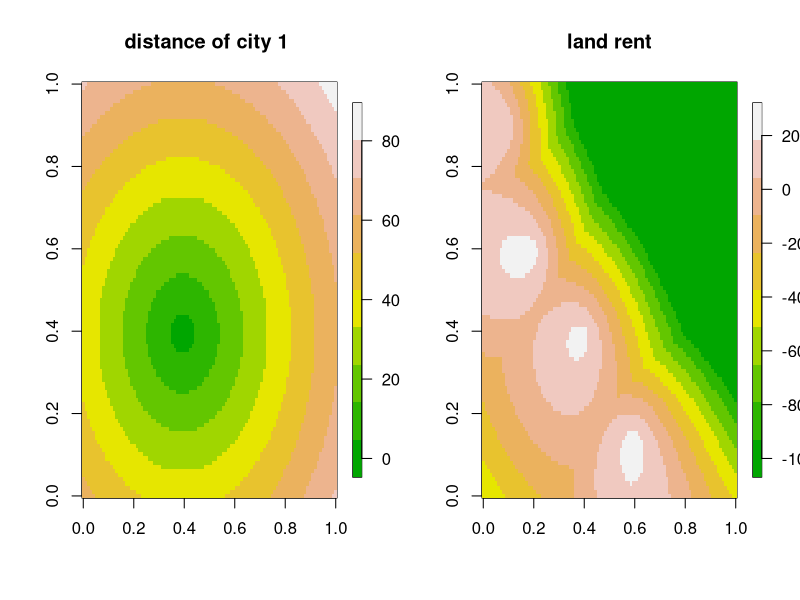
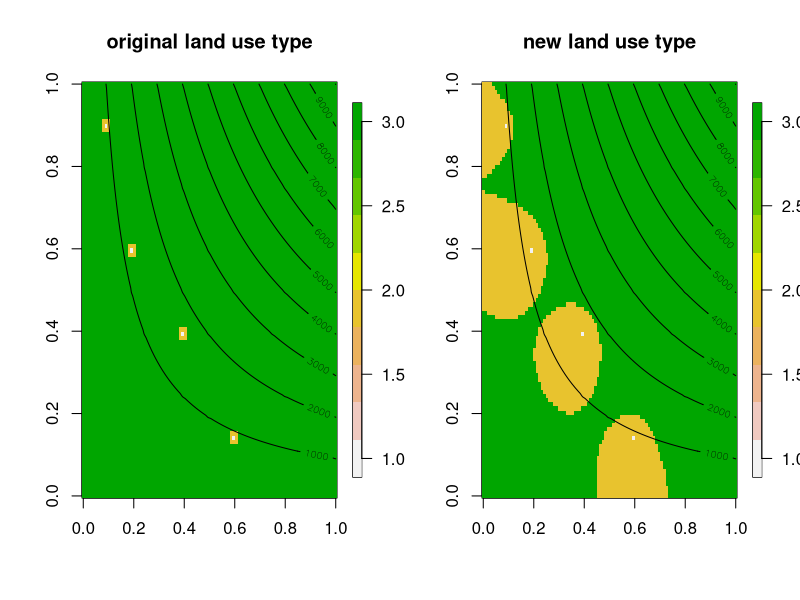

R code for these plots, in order:
###################################################################################################
# This function make use of the land-use change theory developed by Johan Heinrich von Thunnen (1826)  
# to calculate the spatial distribution of land use change between forest and agricultural land
#
# >>model parameters<< 
# nx, ny: dimension x, y of the study domain 
# y: yield, p:price
# l: labors, w: wages 
# k: capital, q: cost of capital
# v: cost of transport 
# geo_city: geolocation of the assigned cites 
# 
# Version: 1.0
# Date: 2022-02-25
# Author: Yi-Ying Chen 
# Contact email: yiyingchen@gate.sinica.edu.tw 
####################################################################################################
fun_lulcc_toy <- function(ld_plot=TRUE, c_value=200, y=100,p=10, l=30,w=10, k=3,q=80, v=20,f_top=0.01,
                          nx=50,ny=50, geo_city=data.frame(x=c(10,35,40), y=c(10,35,10) ) )
  # start the function
{
  #load libraries
  #library(raster)
  ld_go <- FALSE
  if (ld_go) {
    #model parameters 
    #array dimension of study area 
    nx=10;ny=10
    #y:yield 100 kg/km2; p:price 10 US/kg
    y=100; p=10
    #l:labors 50 person/km2; w:wages 5 US/person 
    l=50; w=5
    #k:capital 5 person/km2; q:cost of capital 25US/person
    k=5; q=25
    #v: cost of transport US per km 
    v=20 
    #critial value 
    c_value=250.0 
    #geolocation of villages 
    geo_city <- data.frame(x=c(1,8),y=c(5,1))
  }
  #get numbers of cites
  n_city <- nrow(geo_city) 
  
  # create the topology by using x-index * y-index 
  # which will resulted in the slope along NE-SW  and mountain top in the N-E corner
  topo <- array(NA, dim=c(nx,ny))
  id = 0
  for (j in 1:ny) {
    for (i in 1:nx) {
      id <- id + 1
      topo[i,j] <- i*j
    }
  }
  # Assign land-use type to a 2D array lu_arr
  # 3:forest; 2:agriculture; 1:built-up 
  lu_arr <- array(3, dim=c(nx,ny)) 
  
  # city-loop; y-loop; x-loop
  for (k in 1:n_city) {
    # assign the land-type to city(type:1) 
    lu_arr[c(geo_city$x[k]), c(geo_city$y[k])] <- 1 
    
    # find the surrounding pixels and assign land-type: agriculture(type:2)
    for (j in 1:ny) {
      for (i in 1:nx) {
        # find the surrounding pixels and assign it to agricultural land
        del_xy <- sqrt(abs(i- geo_city$x[k])**2. + abs(j- geo_city$y[k])**2.)  
        if ((del_xy >= 1.0) & (del_xy <= sqrt(2)) )  lu_arr[i,j] <- 2   
      }#i-loop
    }#j-loop
  }#k-loop
  
  # copy original lu_type to tmp_arr 
  tmp_arr <- lu_arr
  
  # function for calculating the distance between two points/coordinates
  fun_dis <- function (xy_ref=c(5,5),  xy_col=c(7,8) ) {
    dis <- NA
    #calculate the erurian distance 
    dis <- sqrt((as.numeric(xy_col[1])-as.numeric(xy_ref[1]))**2. 
                + (as.numeric(xy_col[2])-as.numeric(xy_ref[2]))**2.) 
    #return the value of the distance 
    return(dis)
  }#end fun_dis
  
  # from city-1 to city-n
  dis_n <- array(NA, dim=c(nx,ny,n_city))
  # define geo_lcation of city center 
  for (k in 1:n_city) {
    # assign geo-information of city center to xy_ref 
    xy_ref <- c(geo_city$x[k] , geo_city$y[k]) 
    id = 0
    for (j in 1:ny) {
      for (i in 1:nx) {
        id <- id +1
        dis_n[i,j,k] <- fun_dis(xy_ref=xy_ref, xy_col=c(i,j) )
      }#end of j
    }#end of i
  }#end of k
  
  #rental calculation, r: profit/rental of the land refer to n-cites
  rent_n <- array(NA,dim=c(nx,ny,n_city)) 
  #
  for (k in 1: n_city) {
    id = 0
    for (j in 1:ny) {
      for (i in 1:nx) {
        id <- id +1
        # the most important equation for calculating the land profit/rental 
        rent_n[i,j,k] <- (p*y) - (l*w) - (k*q) - v* ( topo[i,j]*f_top + dis_n[i,j,k] )  
        #rent_2[i,j] <- (p*y) - (l*w) - (k*q) - v* dis2_topo[i,j] 
      } #end of ny
    } #end of nx
  } #end of n_city
  
  # create an array for assessing the final land rent using maximum rental value by comparing the rental from different cites
  rent_final <- array(NA, dim=c(nx,ny))
  for (j in 1:ny) {
    for (i in 1:nx) {
      # inital tmp as a negtive value  
      tmp <- -999.99 
      for (k in 1:n_city) {
        # rent comparison 
        if ( rent_n[i,j,k] >= tmp ) tmp <- rent_n[i,j,k] 
      }
      # assign the maximum rent to final rent 
      rent_final[i,j] <- tmp  
    }#end of j
  }#end of i
  
  #converting the lu_type based on the final rental values/array
  #copy the land-use information from the original land-use array "tmp_arr"  
  new_lu_arr <- tmp_arr
  #
  for (j in 1:ny) {
    for (i in 1:nx)  {
      # if the final profit/rental is larger than c_value for all  forest locations, 
      # the pixel thus covered/assigned to the arigulture(type:2)
      if ( (rent_final[i,j] >= c_value) & (tmp_arr[i,j] == 3) ) {  
        new_lu_arr[i,j] <- 2 
      }#end if
    }#end i
  }#end j 
  
  ld_plot <- TRUE
  if (ld_plot) {
    library("fields")
    #plot color images 
    par(mfrow=c(1,2)) 
    image.plot(dis_n[,,1],col=terrain.colors(10), main="distance of city 1 ")
    #contour(rent_2,add=TRUE)
    image.plot(rent_final,col=terrain.colors(10), main="land rent")
    #contour(rent_1,add=TRUE)
    
    # lulcc plot before and after
    dev.new()
    par(mfrow=c(1,2))
    image.plot(lu_arr, col=rev(terrain.colors(10)),zlim=c(1,3), main="original land use type")
    contour(topo, add=TRUE)
    image.plot(new_lu_arr,col=rev(terrain.colors(10)),zlim=c(1,3), main="new land use type")
    contour(topo, add=TRUE)
  }#end of ld_plot 
  
  
} #end of fun_lulcc_toy
####################### 
fun_lulcc_toy(geo_city = data.frame(x=c(40,20,60,10),y=c(40,60,15,90)),
              f_top = 0.012,c_value =50,nx=100,ny=100)
